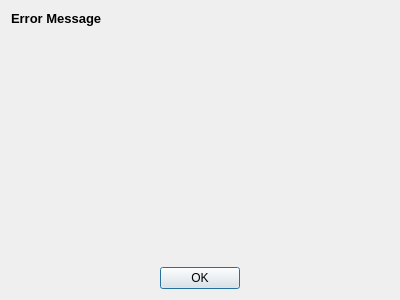
<?xml version="1.0" encoding="UTF-8"?>
<ui version="4.0">
 <class>MessageBx</class>
 <widget class="QDialog" name="MessageBx">
  <property name="geometry">
   <rect>
    <x>0</x>
    <y>0</y>
    <width>400</width>
    <height>300</height>
   </rect>
  </property>
  <property name="windowTitle">
   <string>Dialog</string>
  </property>
  <layout class="QVBoxLayout" name="verticalLayout">
   <item>
    <widget class="QLabel" name="title_bar">
     <property name="font">
      <font>
       <pointsize>10</pointsize>
       <weight>75</weight>
       <bold>true</bold>
      </font>
     </property>
     <property name="autoFillBackground">
      <bool>false</bool>
     </property>
     <property name="text">
      <string>Error Message</string>
     </property>
    </widget>
   </item>
   <item>
    <widget class="QLabel" name="message_content">
     <property name="sizePolicy">
      <sizepolicy hsizetype="Preferred" vsizetype="MinimumExpanding">
       <horstretch>0</horstretch>
       <verstretch>0</verstretch>
      </sizepolicy>
     </property>
     <property name="text">
      <string/>
     </property>
     <property name="textFormat">
      <enum>Qt::RichText</enum>
     </property>
     <property name="wordWrap">
      <bool>true</bool>
     </property>
    </widget>
   </item>
   <item>
    <widget class="QDialogButtonBox" name="buttonBox">
     <property name="orientation">
      <enum>Qt::Horizontal</enum>
     </property>
     <property name="standardButtons">
      <set>QDialogButtonBox::Ok</set>
     </property>
     <property name="centerButtons">
      <bool>true</bool>
     </property>
    </widget>
   </item>
  </layout>
 </widget>
 <resources/>
 <connections>
  <connection>
   <sender>buttonBox</sender>
   <signal>accepted()</signal>
   <receiver>MessageBx</receiver>
   <slot>accept()</slot>
   <hints>
    <hint type="sourcelabel">
     <x>248</x>
     <y>254</y>
    </hint>
    <hint type="destinationlabel">
     <x>157</x>
     <y>274</y>
    </hint>
   </hints>
  </connection>
  <connection>
   <sender>buttonBox</sender>
   <signal>rejected()</signal>
   <receiver>MessageBx</receiver>
   <slot>reject()</slot>
   <hints>
    <hint type="sourcelabel">
     <x>316</x>
     <y>260</y>
    </hint>
    <hint type="destinationlabel">
     <x>286</x>
     <y>274</y>
    </hint>
   </hints>
  </connection>
 </connections>
</ui>
